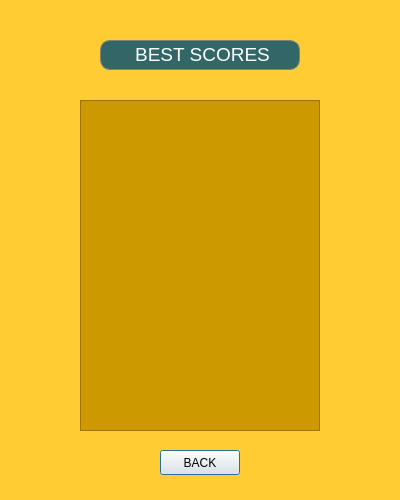
<?xml version="1.0" encoding="UTF-8"?>
<ui version="4.0">
 <class>BestScores</class>
 <widget class="QDialog" name="BestScores">
  <property name="geometry">
   <rect>
    <x>0</x>
    <y>0</y>
    <width>400</width>
    <height>500</height>
   </rect>
  </property>
  <property name="windowTitle">
   <string>Best scores</string>
  </property>
  <property name="styleSheet">
   <string notr="true">#BestScores
{
background-color: #FFCC33;

}</string>
  </property>
  <widget class="QPushButton" name="pushButton">
   <property name="geometry">
    <rect>
     <x>160</x>
     <y>450</y>
     <width>80</width>
     <height>25</height>
    </rect>
   </property>
   <property name="text">
    <string>BACK</string>
   </property>
  </widget>
  <widget class="QTableWidget" name="tableWidget">
   <property name="enabled">
    <bool>false</bool>
   </property>
   <property name="geometry">
    <rect>
     <x>80</x>
     <y>100</y>
     <width>240</width>
     <height>331</height>
    </rect>
   </property>
   <property name="font">
    <font>
     <pointsize>12</pointsize>
    </font>
   </property>
   <property name="layoutDirection">
    <enum>Qt::LeftToRight</enum>
   </property>
   <property name="styleSheet">
    <string notr="true">#tableWidget
{
background-color: #CC9900;
color: #000000;


}</string>
   </property>
   <property name="editTriggers">
    <set>QAbstractItemView::NoEditTriggers</set>
   </property>
  </widget>
  <widget class="QLabel" name="label">
   <property name="geometry">
    <rect>
     <x>100</x>
     <y>40</y>
     <width>200</width>
     <height>30</height>
    </rect>
   </property>
   <property name="font">
    <font>
     <pointsize>14</pointsize>
    </font>
   </property>
   <property name="styleSheet">
    <string notr="true">#label
{
border: 1px solid gray;
border-radius: 10px;
background-color: #336666;
color: #FFFFFF;
}</string>
   </property>
   <property name="text">
    <string>&lt;html&gt;&lt;head/&gt;&lt;body&gt;&lt;p align=&quot;center&quot;&gt;BEST SCORES&lt;/p&gt;&lt;/body&gt;&lt;/html&gt;</string>
   </property>
  </widget>
 </widget>
 <resources/>
 <connections/>
</ui>
